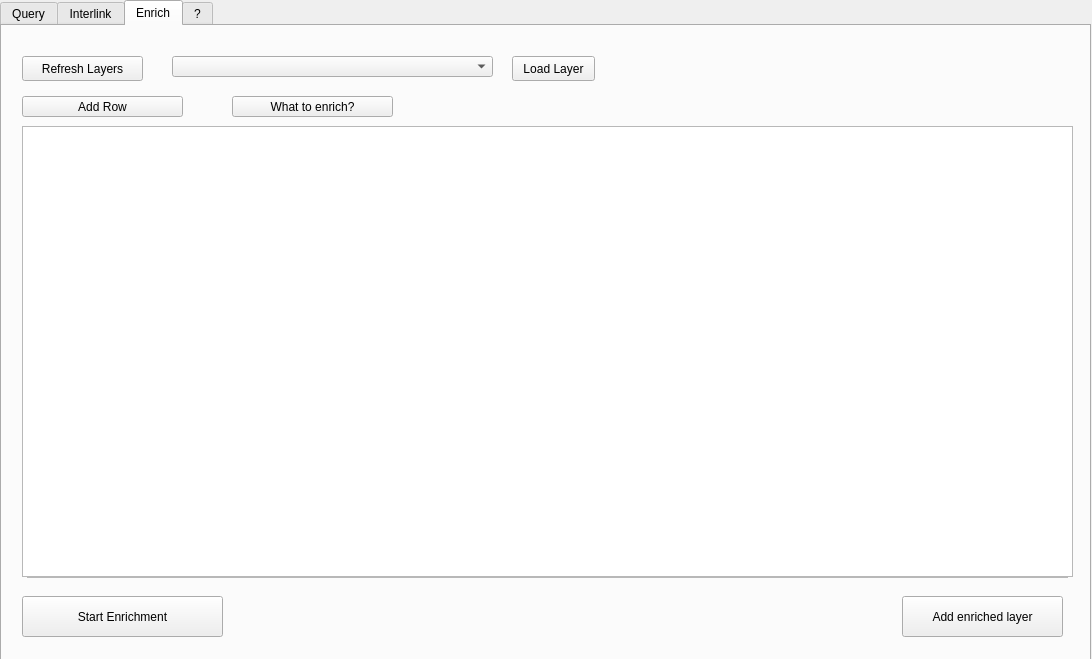
<?xml version="1.0" encoding="UTF-8"?>
<ui version="4.0">
 <class>SPAQLunicornDialogBase</class>
 <widget class="QDialog" name="SPAQLunicornDialogBase">
  <property name="geometry">
   <rect>
    <x>0</x>
    <y>0</y>
    <width>1092</width>
    <height>659</height>
   </rect>
  </property>
  <property name="windowTitle">
   <string>SPARQLing Unicorn QGIS Plugin</string>
  </property>
  <widget class="QLabel" name="layercount">
   <property name="geometry">
    <rect>
     <x>700</x>
     <y>50</y>
     <width>51</width>
     <height>20</height>
    </rect>
   </property>
   <property name="text">
    <string/>
   </property>
  </widget>
  <widget class="QTabWidget" name="tabWidget">
   <property name="geometry">
    <rect>
     <x>0</x>
     <y>0</y>
     <width>1091</width>
     <height>661</height>
    </rect>
   </property>
   <property name="currentIndex">
    <number>2</number>
   </property>
   <widget class="QWidget" name="tab">
    <attribute name="title">
     <string>Query</string>
    </attribute>
    <widget class="QLabel" name="label_2">
     <property name="geometry">
      <rect>
       <x>10</x>
       <y>10</y>
       <width>111</width>
       <height>20</height>
      </rect>
     </property>
     <property name="text">
      <string>Select endpoint:</string>
     </property>
    </widget>
    <widget class="QComboBox" name="comboBox">
     <property name="geometry">
      <rect>
       <x>120</x>
       <y>10</y>
       <width>301</width>
       <height>22</height>
      </rect>
     </property>
    </widget>
    <widget class="QLabel" name="label_3">
     <property name="geometry">
      <rect>
       <x>10</x>
       <y>40</y>
       <width>101</width>
       <height>20</height>
      </rect>
     </property>
     <property name="text">
      <string>Layer concept:</string>
     </property>
    </widget>
    <widget class="QComboBox" name="layerconcepts">
     <property name="geometry">
      <rect>
       <x>120</x>
       <y>40</y>
       <width>521</width>
       <height>22</height>
      </rect>
     </property>
    </widget>
    <widget class="QLabel" name="label_4">
     <property name="geometry">
      <rect>
       <x>600</x>
       <y>10</y>
       <width>21</width>
       <height>20</height>
      </rect>
     </property>
     <property name="text">
      <string>Or:</string>
     </property>
    </widget>
    <widget class="QPushButton" name="loadFileButton">
     <property name="geometry">
      <rect>
       <x>630</x>
       <y>10</y>
       <width>111</width>
       <height>21</height>
      </rect>
     </property>
     <property name="text">
      <string>Load From File</string>
     </property>
    </widget>
    <widget class="QLabel" name="label">
     <property name="geometry">
      <rect>
       <x>750</x>
       <y>10</y>
       <width>151</width>
       <height>20</height>
      </rect>
     </property>
     <property name="text">
      <string>layer name: unicorn_</string>
     </property>
    </widget>
    <widget class="QLineEdit" name="inp_label">
     <property name="geometry">
      <rect>
       <x>880</x>
       <y>10</y>
       <width>191</width>
       <height>20</height>
      </rect>
     </property>
    </widget>
    <widget class="QPlainTextEdit" name="inp_sparql">
     <property name="geometry">
      <rect>
       <x>10</x>
       <y>130</y>
       <width>1071</width>
       <height>401</height>
      </rect>
     </property>
     <property name="font">
      <font>
       <family>Courier New</family>
       <pointsize>12</pointsize>
      </font>
     </property>
     <property name="plainText">
      <string># Example: Airports in Germany

SELECT ?label ?geo ?item WHERE {
  ?item wdt:P31 wd:Q1248784; #Airport
    ?range wd:Q183; #Germany
    wdt:P625 ?geo;
    rdfs:label ?label.
  FILTER((LANG(?label)) = &quot;en&quot;)
} LIMIT 100</string>
     </property>
    </widget>
    <widget class="QPushButton" name="pushButton">
     <property name="geometry">
      <rect>
       <x>10</x>
       <y>540</y>
       <width>1061</width>
       <height>41</height>
      </rect>
     </property>
     <property name="font">
      <font>
       <pointsize>12</pointsize>
       <weight>75</weight>
       <bold>true</bold>
      </font>
     </property>
     <property name="text">
      <string>add layer</string>
     </property>
    </widget>
    <widget class="QPushButton" name="btn_loadunicornlayers">
     <property name="geometry">
      <rect>
       <x>10</x>
       <y>590</y>
       <width>151</width>
       <height>28</height>
      </rect>
     </property>
     <property name="text">
      <string>load unicorn layers</string>
     </property>
    </widget>
    <widget class="QComboBox" name="loadedLayers">
     <property name="geometry">
      <rect>
       <x>170</x>
       <y>590</y>
       <width>581</width>
       <height>21</height>
      </rect>
     </property>
    </widget>
    <widget class="QPushButton" name="exportLayers">
     <property name="geometry">
      <rect>
       <x>760</x>
       <y>590</y>
       <width>211</width>
       <height>28</height>
      </rect>
     </property>
     <property name="text">
      <string>Export Loaded Layer as TTL</string>
     </property>
    </widget>
    <widget class="QDialogButtonBox" name="button_box">
     <property name="geometry">
      <rect>
       <x>980</x>
       <y>590</y>
       <width>91</width>
       <height>32</height>
      </rect>
     </property>
     <property name="orientation">
      <enum>Qt::Horizontal</enum>
     </property>
     <property name="standardButtons">
      <set>QDialogButtonBox::Close</set>
     </property>
    </widget>
    <widget class="QLabel" name="label_8">
     <property name="geometry">
      <rect>
       <x>10</x>
       <y>70</y>
       <width>171</width>
       <height>20</height>
      </rect>
     </property>
     <property name="text">
      <string>Constraint By Area Type:</string>
     </property>
    </widget>
    <widget class="QComboBox" name="areaconcepts">
     <property name="geometry">
      <rect>
       <x>180</x>
       <y>70</y>
       <width>331</width>
       <height>22</height>
      </rect>
     </property>
    </widget>
    <widget class="QPushButton" name="bboxButton">
     <property name="geometry">
      <rect>
       <x>900</x>
       <y>70</y>
       <width>171</width>
       <height>21</height>
      </rect>
     </property>
     <property name="text">
      <string>Constraint By BBOX</string>
     </property>
    </widget>
    <widget class="QComboBox" name="areas">
     <property name="geometry">
      <rect>
       <x>570</x>
       <y>70</y>
       <width>321</width>
       <height>22</height>
      </rect>
     </property>
    </widget>
    <widget class="QLabel" name="label_9">
     <property name="geometry">
      <rect>
       <x>520</x>
       <y>70</y>
       <width>41</width>
       <height>20</height>
      </rect>
     </property>
     <property name="text">
      <string>Area:</string>
     </property>
    </widget>
    <widget class="QLabel" name="errorLabel">
     <property name="geometry">
      <rect>
       <x>20</x>
       <y>105</y>
       <width>711</width>
       <height>21</height>
      </rect>
     </property>
     <property name="text">
      <string/>
     </property>
    </widget>
    <widget class="QLabel" name="label_11">
     <property name="geometry">
      <rect>
       <x>660</x>
       <y>40</y>
       <width>111</width>
       <height>20</height>
      </rect>
     </property>
     <property name="text">
      <string>Query Templates:</string>
     </property>
    </widget>
    <widget class="QComboBox" name="queryTemplates">
     <property name="geometry">
      <rect>
       <x>780</x>
       <y>40</y>
       <width>291</width>
       <height>22</height>
      </rect>
     </property>
     <item>
      <property name="text">
       <string>Item+Label</string>
      </property>
     </item>
     <item>
      <property name="text">
       <string>All Attributes</string>
      </property>
     </item>
    </widget>
    <widget class="QLabel" name="label_14">
     <property name="geometry">
      <rect>
       <x>440</x>
       <y>10</y>
       <width>21</width>
       <height>20</height>
      </rect>
     </property>
     <property name="text">
      <string>Or:</string>
     </property>
    </widget>
    <widget class="QPushButton" name="loadTripleStoreButton">
     <property name="geometry">
      <rect>
       <x>470</x>
       <y>10</y>
       <width>121</width>
       <height>21</height>
      </rect>
     </property>
     <property name="text">
      <string>Own TripleStore</string>
     </property>
    </widget>
    <widget class="QCheckBox" name="allownongeo">
     <property name="geometry">
      <rect>
       <x>910</x>
       <y>100</y>
       <width>161</width>
       <height>20</height>
      </rect>
     </property>
     <property name="text">
      <string>Allow non-geo queries</string>
     </property>
    </widget>
    <widget class="QCheckBox" name="exportTripleStore_2">
     <property name="geometry">
      <rect>
       <x>740</x>
       <y>100</y>
       <width>151</width>
       <height>20</height>
      </rect>
     </property>
     <property name="text">
      <string>Export To Triple Store</string>
     </property>
    </widget>
   </widget>
   <widget class="QWidget" name="tab_2">
    <attribute name="title">
     <string>Interlink</string>
    </attribute>
    <widget class="QTableWidget" name="interlinkTable">
     <property name="geometry">
      <rect>
       <x>10</x>
       <y>140</y>
       <width>1071</width>
       <height>391</height>
      </rect>
     </property>
     <property name="minimumSize">
      <size>
       <width>811</width>
       <height>0</height>
      </size>
     </property>
     <property name="baseSize">
      <size>
       <width>4</width>
       <height>0</height>
      </size>
     </property>
     <property name="sortingEnabled">
      <bool>true</bool>
     </property>
     <property name="columnCount">
      <number>8</number>
     </property>
     <column>
      <property name="text">
       <string>Export?</string>
      </property>
     </column>
     <column>
      <property name="text">
       <string>IDColumn?</string>
      </property>
     </column>
     <column>
      <property name="text">
       <string>GeoColumn?</string>
      </property>
     </column>
     <column>
      <property name="text">
       <string>Column</string>
      </property>
     </column>
     <column>
      <property name="text">
       <string>ColumnProperty</string>
      </property>
     </column>
     <column>
      <property name="text">
       <string>PropertyType</string>
      </property>
     </column>
     <column>
      <property name="text">
       <string>ColumnConcept</string>
      </property>
     </column>
     <column>
      <property name="text">
       <string>ValueConcept</string>
      </property>
     </column>
    </widget>
    <widget class="QPushButton" name="exportInterlink">
     <property name="geometry">
      <rect>
       <x>180</x>
       <y>540</y>
       <width>521</width>
       <height>61</height>
      </rect>
     </property>
     <property name="baseSize">
      <size>
       <width>3</width>
       <height>0</height>
      </size>
     </property>
     <property name="font">
      <font>
       <pointsize>16</pointsize>
       <weight>75</weight>
       <bold>true</bold>
      </font>
     </property>
     <property name="text">
      <string>Export Result</string>
     </property>
    </widget>
    <widget class="QPushButton" name="loadLayerInterlink">
     <property name="geometry">
      <rect>
       <x>720</x>
       <y>10</y>
       <width>93</width>
       <height>28</height>
      </rect>
     </property>
     <property name="text">
      <string>Load Layer</string>
     </property>
    </widget>
    <widget class="QPushButton" name="refreshLayersInterlink">
     <property name="geometry">
      <rect>
       <x>10</x>
       <y>10</y>
       <width>111</width>
       <height>28</height>
      </rect>
     </property>
     <property name="text">
      <string>Refresh Layers</string>
     </property>
    </widget>
    <widget class="QComboBox" name="chooseLayerInterlink">
     <property name="geometry">
      <rect>
       <x>140</x>
       <y>10</y>
       <width>561</width>
       <height>21</height>
      </rect>
     </property>
    </widget>
    <widget class="QLineEdit" name="interlinkOwlClassInput">
     <property name="geometry">
      <rect>
       <x>150</x>
       <y>50</y>
       <width>551</width>
       <height>22</height>
      </rect>
     </property>
    </widget>
    <widget class="QLabel" name="label_5">
     <property name="geometry">
      <rect>
       <x>30</x>
       <y>50</y>
       <width>71</width>
       <height>16</height>
      </rect>
     </property>
     <property name="text">
      <string>OWL Class:</string>
     </property>
    </widget>
    <widget class="QLabel" name="label_6">
     <property name="geometry">
      <rect>
       <x>20</x>
       <y>110</y>
       <width>251</width>
       <height>20</height>
      </rect>
     </property>
     <property name="text">
      <string>Table Colums to Concepts:</string>
     </property>
    </widget>
    <widget class="QLabel" name="label_7">
     <property name="geometry">
      <rect>
       <x>20</x>
       <y>80</y>
       <width>121</width>
       <height>16</height>
      </rect>
     </property>
     <property name="text">
      <string>Target Namespace:</string>
     </property>
    </widget>
    <widget class="QLineEdit" name="interlinkNameSpace">
     <property name="geometry">
      <rect>
       <x>150</x>
       <y>80</y>
       <width>551</width>
       <height>22</height>
      </rect>
     </property>
     <property name="text">
      <string>http://www.github.com/sparqlunicorn#</string>
     </property>
    </widget>
    <widget class="QPushButton" name="searchClass">
     <property name="geometry">
      <rect>
       <x>720</x>
       <y>50</y>
       <width>93</width>
       <height>28</height>
      </rect>
     </property>
     <property name="text">
      <string>Search Class</string>
     </property>
    </widget>
    <widget class="QPushButton" name="exportMappingButton">
     <property name="geometry">
      <rect>
       <x>920</x>
       <y>100</y>
       <width>121</width>
       <height>28</height>
      </rect>
     </property>
     <property name="text">
      <string>Export Mapping</string>
     </property>
    </widget>
    <widget class="QPushButton" name="importMappingButton">
     <property name="geometry">
      <rect>
       <x>720</x>
       <y>100</y>
       <width>111</width>
       <height>28</height>
      </rect>
     </property>
     <property name="text">
      <string>Import Mapping</string>
     </property>
    </widget>
    <widget class="QCheckBox" name="exportTripleStore">
     <property name="geometry">
      <rect>
       <x>520</x>
       <y>110</y>
       <width>151</width>
       <height>20</height>
      </rect>
     </property>
     <property name="text">
      <string>Export To Triple Store</string>
     </property>
    </widget>
   </widget>
   <widget class="QWidget" name="tab_3">
    <attribute name="title">
     <string>Enrich</string>
    </attribute>
    <widget class="QPushButton" name="loadLayerEnrich">
     <property name="geometry">
      <rect>
       <x>510</x>
       <y>30</y>
       <width>83</width>
       <height>25</height>
      </rect>
     </property>
     <property name="text">
      <string>Load Layer</string>
     </property>
    </widget>
    <widget class="QPushButton" name="refreshLayersEnrich">
     <property name="geometry">
      <rect>
       <x>20</x>
       <y>30</y>
       <width>121</width>
       <height>25</height>
      </rect>
     </property>
     <property name="text">
      <string>Refresh Layers</string>
     </property>
    </widget>
    <widget class="QComboBox" name="chooseLayerEnrich">
     <property name="geometry">
      <rect>
       <x>170</x>
       <y>30</y>
       <width>321</width>
       <height>21</height>
      </rect>
     </property>
    </widget>
    <widget class="QPushButton" name="startEnrichment">
     <property name="geometry">
      <rect>
       <x>20</x>
       <y>570</y>
       <width>201</width>
       <height>41</height>
      </rect>
     </property>
     <property name="text">
      <string>Start Enrichment</string>
     </property>
    </widget>
    <widget class="QPushButton" name="addEnrichedLayerButton">
     <property name="geometry">
      <rect>
       <x>900</x>
       <y>570</y>
       <width>161</width>
       <height>41</height>
      </rect>
     </property>
     <property name="text">
      <string>Add enriched layer</string>
     </property>
    </widget>
    <widget class="QTableWidget" name="enrichTable">
     <property name="geometry">
      <rect>
       <x>25</x>
       <y>101</y>
       <width>1041</width>
       <height>451</height>
      </rect>
     </property>
    </widget>
    <widget class="QTableWidget" name="enrichTableResult">
     <property name="geometry">
      <rect>
       <x>20</x>
       <y>100</y>
       <width>1051</width>
       <height>451</height>
      </rect>
     </property>
    </widget>
    <widget class="QPushButton" name="addEnrichedLayerRowButton">
     <property name="geometry">
      <rect>
       <x>20</x>
       <y>70</y>
       <width>161</width>
       <height>21</height>
      </rect>
     </property>
     <property name="text">
      <string>Add Row</string>
     </property>
    </widget>
    <widget class="QPushButton" name="whattoenrich">
     <property name="geometry">
      <rect>
       <x>230</x>
       <y>70</y>
       <width>161</width>
       <height>21</height>
      </rect>
     </property>
     <property name="text">
      <string>What to enrich?</string>
     </property>
    </widget>
   </widget>
   <widget class="QWidget" name="tab_4">
    <attribute name="title">
     <string>?</string>
    </attribute>
    <widget class="QLabel" name="label_12">
     <property name="geometry">
      <rect>
       <x>250</x>
       <y>20</y>
       <width>411</width>
       <height>41</height>
      </rect>
     </property>
     <property name="font">
      <font>
       <pointsize>16</pointsize>
       <weight>75</weight>
       <bold>true</bold>
      </font>
     </property>
     <property name="text">
      <string>SPARQL Unicorn QGIS Plugin</string>
     </property>
    </widget>
    <widget class="QLabel" name="label_13">
     <property name="geometry">
      <rect>
       <x>310</x>
       <y>90</y>
       <width>251</width>
       <height>41</height>
      </rect>
     </property>
     <property name="font">
      <font>
       <pointsize>16</pointsize>
       <weight>75</weight>
       <bold>true</bold>
      </font>
     </property>
     <property name="text">
      <string>&lt;a href=&quot;https://github.com/sparqlunicorn/sparqlunicornGoesGIS&quot;&gt;Github Repository&lt;/a&gt;</string>
     </property>
    </widget>
    <widget class="QLabel" name="label_16">
     <property name="geometry">
      <rect>
       <x>350</x>
       <y>150</y>
       <width>171</width>
       <height>41</height>
      </rect>
     </property>
     <property name="font">
      <font>
       <pointsize>16</pointsize>
       <weight>75</weight>
       <bold>true</bold>
      </font>
     </property>
     <property name="text">
      <string>&lt;a href=&quot;https://plugins.qgis.org/plugins/sparqlunicorn/&quot;&gt;QGIS Plugin&lt;/a&gt;</string>
     </property>
    </widget>
    <widget class="QLabel" name="label_15">
     <property name="geometry">
      <rect>
       <x>390</x>
       <y>250</y>
       <width>101</width>
       <height>20</height>
      </rect>
     </property>
     <property name="font">
      <font>
       <pointsize>13</pointsize>
       <weight>75</weight>
       <bold>true</bold>
      </font>
     </property>
     <property name="text">
      <string>Credits</string>
     </property>
    </widget>
    <widget class="QLabel" name="label_17">
     <property name="geometry">
      <rect>
       <x>300</x>
       <y>300</y>
       <width>281</width>
       <height>31</height>
      </rect>
     </property>
     <property name="font">
      <font>
       <pointsize>13</pointsize>
      </font>
     </property>
     <property name="text">
      <string>Research Squirrel Engineers</string>
     </property>
    </widget>
    <widget class="QLabel" name="label_18">
     <property name="geometry">
      <rect>
       <x>290</x>
       <y>350</y>
       <width>331</width>
       <height>31</height>
      </rect>
     </property>
     <property name="font">
      <font>
       <pointsize>13</pointsize>
      </font>
     </property>
     <property name="text">
      <string>Timo Homburg, Florian Thiery</string>
     </property>
    </widget>
    <widget class="QLabel" name="label_19">
     <property name="geometry">
      <rect>
       <x>300</x>
       <y>400</y>
       <width>331</width>
       <height>20</height>
      </rect>
     </property>
     <property name="font">
      <font>
       <pointsize>13</pointsize>
      </font>
     </property>
     <property name="text">
      <string>Licensed under: GPL 2.0</string>
     </property>
    </widget>
   </widget>
  </widget>
 </widget>
 <resources/>
 <connections>
  <connection>
   <sender>button_box</sender>
   <signal>accepted()</signal>
   <receiver>SPAQLunicornDialogBase</receiver>
   <slot>accept()</slot>
   <hints>
    <hint type="sourcelabel">
     <x>20</x>
     <y>20</y>
    </hint>
    <hint type="destinationlabel">
     <x>20</x>
     <y>20</y>
    </hint>
   </hints>
  </connection>
  <connection>
   <sender>button_box</sender>
   <signal>rejected()</signal>
   <receiver>SPAQLunicornDialogBase</receiver>
   <slot>reject()</slot>
   <hints>
    <hint type="sourcelabel">
     <x>20</x>
     <y>20</y>
    </hint>
    <hint type="destinationlabel">
     <x>20</x>
     <y>20</y>
    </hint>
   </hints>
  </connection>
 </connections>
</ui>
